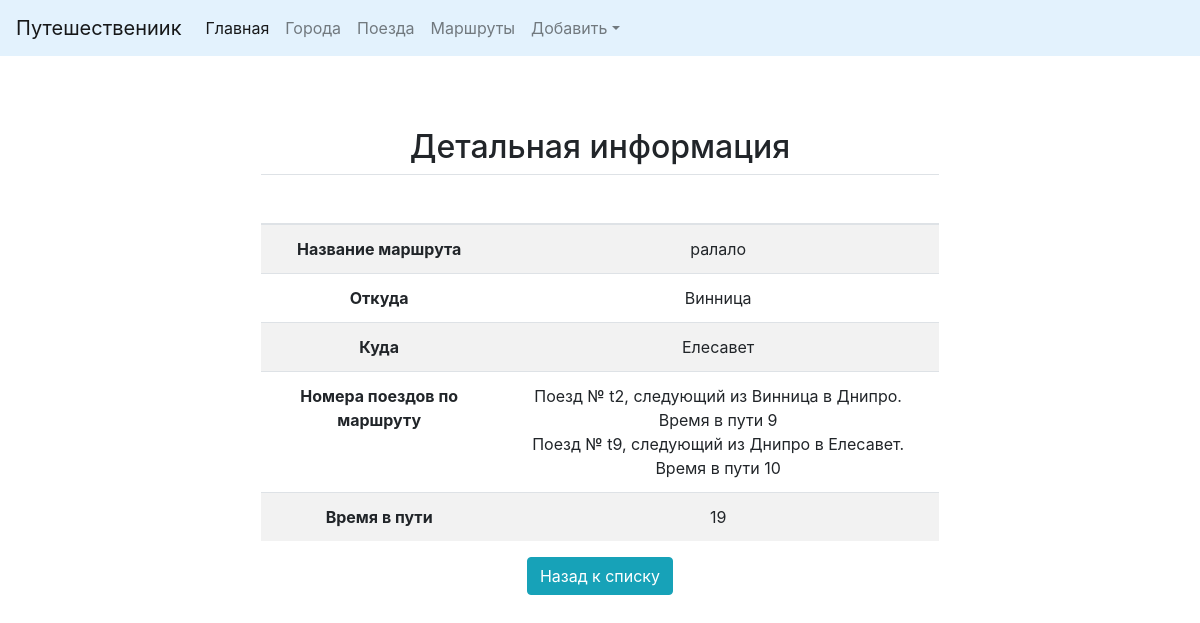
Screenshot of /detail/3/ with the database file from the repository.
### routes/models.py (models this page shows, shortened)
class Route(models.Model):
    name = models.CharField(max_length=50, verbose_name='Название маршрута', unique=True)
    from_city = models.CharField(max_length=50, verbose_name='Откуда')
    to_city = models.CharField(max_length=50, verbose_name='Куда')
    trouth_cities = models.ManyToManyField(Train, verbose_name='Через города', blank=True)
    travel_time = models.IntegerField(verbose_name='Время в пути')
    class Meta:
        verbose_name = 'Маршрут'
        verbose_name_plural = 'Маршруты'
        ordering = ['name']

### trains/models.py (models this page shows, shortened)
class Train(models.Model):
    name = models.CharField(max_length=50, verbose_name='Номер поезда', unique=True)
    from_city = models.ForeignKey(City, verbose_name='Откуда', on_delete=models.CASCADE, related_name="from_city")
    to_city = models.ForeignKey(City, verbose_name='Куда', on_delete=models.CASCADE, related_name="to_city")
    travel_time = models.IntegerField(verbose_name='Время в пути')
    class Meta:
        verbose_name = 'Поезд'
        verbose_name_plural = 'Поезда'
        ordering = ['name']

### cities/models.py (models this page shows, shortened)
class City(models.Model):
    name = models.CharField(max_length=50, verbose_name='Населенный пункт', unique=True)
    class Meta:
        verbose_name = 'Населенный пункт'
        verbose_name_plural = 'Населенные пункты'
        ordering = ['name']
    def __str__(self):
        return self.name

### routes/views.py (the view)
# urls.py: url(r'^detail/(?P<pk>\d+)/$', views.RouteDetail.as_view(), name='detail'),
class RouteDetail(DetailView):
    queryset = Route.objects.all()
    context_object_name = 'object'
    template_name = 'routes/detail.html'

### routes/templates/routes/detail.html (shortened to what this page needs)
{% extends 'base.html' %}
{%load staticfiles%}
{% block content %}
<div  class="container">
    <h2 class="centr"><span>Детальная информация</span></h2>
   <div class="row">
        <div class="col-md-8 mx-auto">
            <table class="table table-striped">
            <thead>
                <tr>
                    <th scope="col">&nbsp;</th>
                    <th scope="col">&nbsp;</th>
                </tr>
            </thead>
            <tbody>
                <tr>
                    <th>Название маршрута</th>
                    <td>{{ object.name }}</td>
                </tr>
                <tr>
                    <th>Откуда</th>
                    <td>{{ object.from_city }}</td>
                </tr>
                <tr>
                    <th>Куда</th>
                    <td>{{ object.to_city }}</td>
                </tr>
                <tr>
                    <th>Номера поездов по маршруту</th>
                    <td>
                    {% for tr in object.trouth_cities.all %}
                        Поезд № {{tr.name}}, следующий из {{tr.from_city}} в {{tr.to_city}}.
                        Время в пути {{tr.travel_time}}<br/>
                    {% endfor %}
                    </td>
                </tr>
                <tr>
                    <th>Время в пути</th>
                    <td>{{ object.travel_time }}</td>
                </tr>
            </tbody>
            </table>
                <a href="{%url 'list' %}">
                    <button type="button" class='btn btn-info ' >
                        Назад к списку
                    </button>
                </a>
        </div>
    </div>
</div>
{% endblock %}

### static/css/starter-template.css (style rules this page uses)
body { padding-top: 5rem; }

### rows the page displays
Route: name "ралало", from_city "Винница", to_city "Елесавет", travel_time "19"
Train: name "t2", from_city "Винница", to_city "Днипро", travel_time "9"
Train: name "t9", from_city "Днипро", to_city "Елесавет", travel_time "10"
